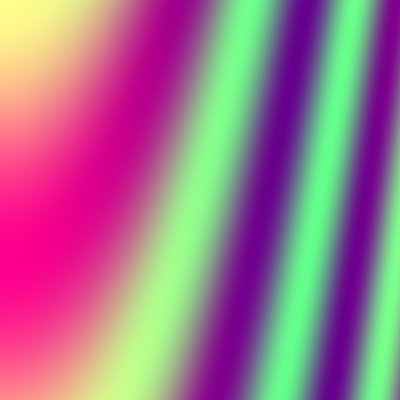
Frame 1 (no input)
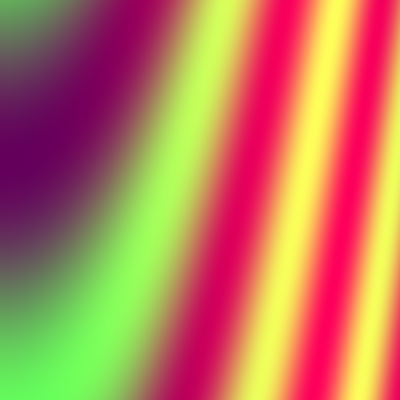
Frame 60 (the mouse pressed at the canvas centre just before this capture)
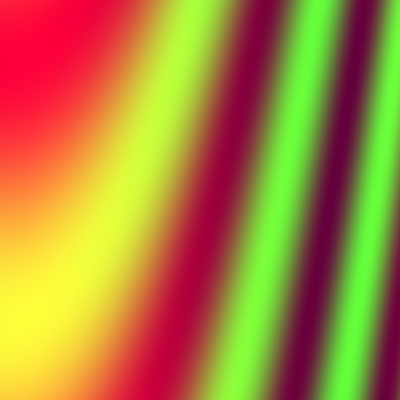
Frame 120 (the mouse held since frame 60 and released just before this capture)

The Processing sketch that drew these frames (run headless with seeded random() and noise(); from frame 60 on, the mouse is pressed at the canvas centre):

// Processing sketch: Pixel_Gradient
// ── Pixel_Gradient.pde
void setup() {

  size(400, 400);
}


void draw() {
  loadPixels();
  for (int i=0; i<pixels.length; i++) {
    int x=i%width;
    int y=i/width;

    float r=map(cos(x*0.01+frameCount*0.05), -1, 1, 100, 255);
    float g=map(cos(y*0.012+frameCount*0.02+sq(x*0.01)), -1, 1, 0, 255);
    float b=map(sin(frameCount*0.1), -1, 1, 0, 255);

    pixels[i]=color(r, g, b);
  }
  updatePixels();

  surface.setTitle(nf(frameRate, 2,0));
}


//这里把像 1像素横坐标，2像素纵坐标，3时间，这三个参数作为三角函数的参数
//所以算出的每个像素点的颜色不同

//也是因为每个像素都要跑好几个三角函数，所以画布变大的时候，程序会卡顿
